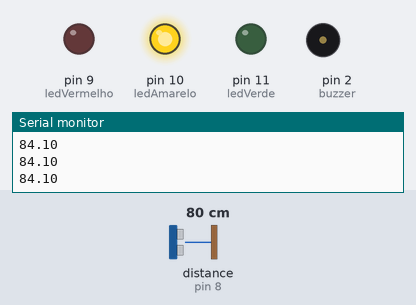
The sketch below on a simulated Arduino Uno, built with avr-gcc and run on an emulated ATmega328P. Parts: output pins drawn as LEDs (lit = HIGH), buzzer (waves = sounding), the last lines printed to the serial monitor. Wiring (inferred from the names in the program): ultrasonic range finder: trigger pin 7; echo pin 8. The inputs (shaded band) are chosen by the test bench; at power-on: distance to the obstacle (sensor on pin 8) 80 cm. The echo pulse lasts 58.3 µs per cm; pins used as bus, display or sensor lines are not drawn.

Above: at 1.3 s.
1.4 s: distance to the obstacle (sensor on pin 8) set to 51 cm
2.9 s: distance to the obstacle (sensor on pin 8) set to 44 cm
At 3.7 s:
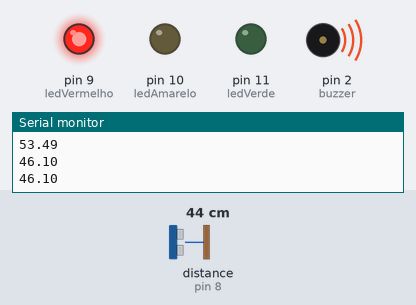
4.5 s: distance to the obstacle (sensor on pin 8) set to 250 cm
At 5.7 s:
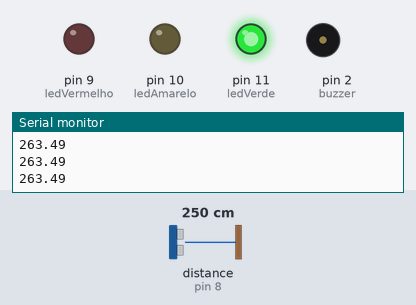
6.0 s: distance to the obstacle (sensor on pin 8) set to 194 cm
7.5 s: distance to the obstacle (sensor on pin 8) set to 184 cm
At 8.5 s:
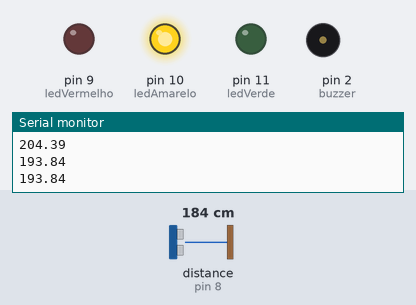
9.1 s: distance to the obstacle (sensor on pin 8) set to 2 cm
At 10.5 s:
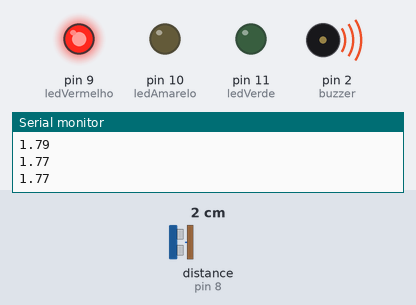
Timing chart, 0 to 11.6 s (numbered marks = the images above; inputs shaded):
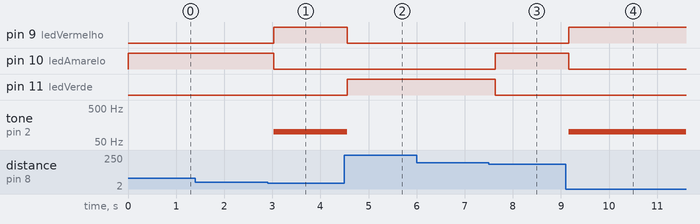

Measured:
- the behaviour switches between 48 and 47 cm on distance to the obstacle (sensor on pin 8) (found by bisection; images 0 and 1)
- the behaviour switches between 190 and 189 cm on distance to the obstacle (sensor on pin 8) (found by bisection; images 2 and 3)
- after the input at 2.9 s, pin 9 (ledVermelho): LOW → HIGH after 0.13 s; pin 10 (ledAmarelo): HIGH → LOW after 0.13 s; tone on pin 2 (buzzer): silent → 100 Hz after 0.13 s
- after the input at 4.5 s, pin 9 (ledVermelho): HIGH → LOW after 0.06 s; pin 11 (ledVerde): LOW → HIGH after 0.06 s; tone on pin 2 (buzzer): 100 Hz → silent after 0.06 s
- after the input at 7.5 s, pin 10 (ledAmarelo): LOW → HIGH after 0.13 s; pin 11 (ledVerde): HIGH → LOW after 0.13 s
- after the input at 9.1 s, pin 9 (ledVermelho): LOW → HIGH after 0.06 s; pin 10 (ledAmarelo): HIGH → LOW after 0.06 s; tone on pin 2 (buzzer): silent → 100 Hz after 0.06 s

The sketch:

Sensor_Distancia.ino
```cpp
/*
   Sistema de monitoramento de distância utilizando um sensor ultrassônico hc-sr04 , leds para indicar o nível de aproximação e um soundbuzzer.
   Para o controle do sensor é utilizada a biblioteca Ultrassonic.h https://github.com/evsystems/ultrasonic/blob/master/Ultrasonic.h para declarar o objeto ultrassonic SENSOR e apartir dele obter as informações
   necessárias para o algoritmo. Para obter a distância, é preciso primeiro obter o tempo que o sinal enviado pelo trigger leva até o objeto e de volta, e após isso, converter esse valor usando o método
   convert do objeto ultrassonic.
   Comunicação Serial pode ser habilitada para debug.

   Letícia Pegoraro Garcez 2020
*/
#include <Ultrasonic.h> //Inclui a biblioteca Ultrasonic.h

//DEFINIÇÕES DE VARIVÁVEIS
#define trigg  7 // Definição do pino digital 5 para o sinal de trigger
#define echo 8 // Definição do pino digital 6 para o sinal echo
#define ledVermelho 9
#define ledAmarelo 10
#define ledVerde 11
#define buzzer 2

//DEFINIÇÃO DO OBJETO ULTRASSONIC
Ultrasonic sensor(trigg, echo); //Inicializa o sensor nos pinos definidos

//CABEÇALHOS DE FUNÇÕES
void estadoVermelho(void);
void estadoAmarelo(void);
void estadoVerde(void);

void setup()
{
  pinMode(ledVermelho, OUTPUT);
  pinMode(ledAmarelo, OUTPUT);
  pinMode(ledVerde, OUTPUT);
  pinMode(buzzer, OUTPUT);
  Serial.begin(9600); //debug
}

//VARIÁVEIS
long tempoMicro;//Varivável para guardar o tempo que leva para o sinal ir do trigger, bater no obstáculo e voltar, é dado em microssegundos.
float distancia;//Variável que vai guardar a distância até o corpo

void loop()
{
  tempoMicro = sensor.timing(); //o tempo é igual a leitura do tempo que o sinal enviado leva para retornar
  distancia = sensor.convert(tempoMicro, Ultrasonic :: CM); // O objeto ultrassonic faz a conversão do tempo do sinal para a distância, no caso, cm.
  Serial.println(distancia); //debug
  if (distancia >= 200) { //se não há nada em 200 unidades, sinal ok
    estadoVerde();
  }
  else if (distancia > 50) { //se há alguma coisa num raio de 200 unidades a 50 unidades, sinal de alterta
    estadoAmarelo();
  }
  else if (distancia <= 50) { //se há alguma coisa em um raio menor ou igual a 50 unidades, sinal de perigo
    estadoVermelho();
  }
  delay(500);
}

//FUNÇÕES
void estadoVerde(void) {
  digitalWrite(ledVerde, HIGH); //acende o led verde
  //e desliga todo o resto que não vai ser usado
  digitalWrite(ledVermelho, LOW);
  digitalWrite(ledAmarelo, LOW);
  noTone(buzzer);
}

void estadoAmarelo(void) {
  digitalWrite(ledAmarelo, HIGH); //acende o led amarelo
  //e desliga todo o resto que não vai ser usado
  digitalWrite(ledVermelho, LOW);
  digitalWrite(ledVerde, LOW);
  noTone(buzzer);
}

void estadoVermelho(void) {
  digitalWrite(ledVermelho, HIGH); //acende o led vermelho
  tone(buzzer, 100);//toca o soundbuzzer com frequência 100
  //e desliga todo o resto que não vai ser usado
  digitalWrite(ledAmarelo, LOW);
  digitalWrite(ledVerde, LOW);

}
```

Ultrasonic.h
```cpp
/*
 * Ultrasonic.h - Library for HC-SR04 Ultrasonic Sensing Module.
 *
 * With ideas from:
 *   Created by ITead studio. Alex, Apr 20, 2010.
 *   iteadstudio.com
 *
 * SVN Keywords
 * ----------------------------------
 * $Author: cnobile $
 * $Date: 2011-12-07 21:49:14 -0500 (Wed, 07 Dec 2011) $
 * $Revision: 38 $
 * ----------------------------------
 *
 * Thank you to Rowan Simms for pointing out the change in header name with
 * Arduino version 1.0 and up.
 *
 */

#ifndef ULTRASONIC_H
#define ULTRASONIC_H

#include <stddef.h>

#if defined(ARDUINO) && ARDUINO >= 100
  #include <Arduino.h>
#else
  #include <WProgram.h>
#endif

// Undefine COMPILE_STD_DEV if you don't want Standard Deviation.
#define COMPILE_STD_DEV


typedef struct bufferCtl
    {
    float *pBegin;
    float *pIndex;
    size_t length;
    bool filled;
    } BufCtl;

class Ultrasonic
    {
    public:
    Ultrasonic(int tp, int ep);
    long timing();
    float convert(long microsec, int metric);
    void setDivisor(float value, int metric);
    static const int IN = 0;
    static const int CM = 1;

#ifdef COMPILE_STD_DEV
    bool sampleCreate(size_t size, ...);
    void sampleClear();
    float unbiasedStdDev(float value, size_t bufNum);
#endif // COMPILE_STD_DEV

    private:
    int _trigPin;
    int _echoPin;
    float _cmDivisor;
    float _inDivisor;

#ifdef COMPILE_STD_DEV
    size_t _numBufs;
    BufCtl *_pBuffers;
    void _sampleUpdate(BufCtl *buf, float msec);
    void _freeBuffers();
#endif // COMPILE_STD_DEV
    };

#endif // ULTRASONIC_H
```
